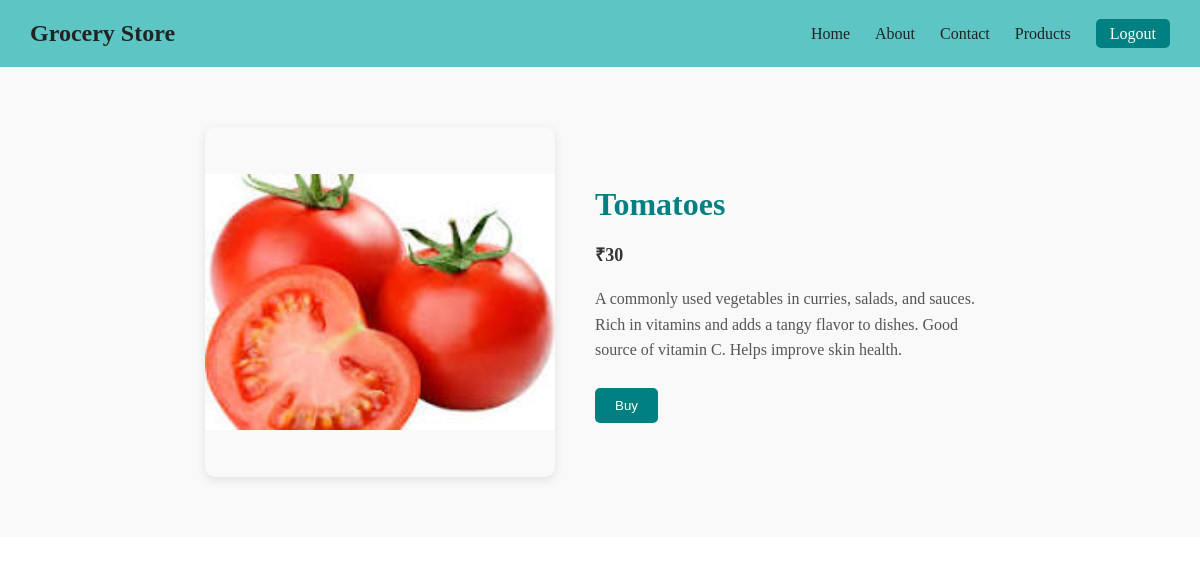
Page /productdetail/4 (signed in) on the committed database.
### app/models.py (models this page shows, shortened)
class products(models.Model):
    product_name=models.CharField(max_length=100)
    product_price=models.IntegerField()
    product_desc=models.TextField()
    product_image=models.ImageField()

### app/views.py (the view)
# urls.py: path('productdetail/<int:id>',views.productdetail,name='productdetail'),
@login_required
def productdetail(request,id):
    b=products.objects.get(id=id)
    return render(request,'productdetail.html',{'b':b})

### app/templates/productdetail.html (shortened to what this page needs)
{% extends 'base.html' %}
{% load static %}
{% block body %}
<div class="detail">
    <img src="{{ b.product_image.url }}">
    <div class="product">
        <h1>{{ b.product_name }}</h1>
        <p class="price">₹{{ b.product_price }}</p>
        <p>{{ b.product_desc }}</p>
<form action="{% url 'buy_product' b.id %}" method="post">
    <button type="submit">Buy</button>
</form>
    </div>
</div>
{% endblock %}

### app/templates/productdetail.html (style rules this page uses)
.detail { display: flex; justify-content: center; align-items: center; gap: 40px; padding: 60px 20px; flex-wrap: wrap; background: #f9f9f9; }
.detail img { width: 350px; height: 350px; object-fit: contain; border-radius: 10px; box-shadow: 0 3px 10px rgba(0, 0, 0, 0.1); }
.product { max-width: 400px; }
.product h1 { color: #008080; margin-bottom: 10px; }
.product p { color: #555; line-height: 1.6; margin-bottom: 10px; }
.product .price { font-size: 18px; font-weight: bold; color: #333; }
.product button { margin-top: 15px; background-color: #008080; color: white; padding: 10px 20px; border: none; border-radius: 5px; cursor: pointer; transition: 0.3s; }

### rows in the picture
products: product_image (picture), product_name "Tomatoes", product_price "30", product_desc "A commonly used vegetables in curries, salads, and sauces. Rich in vitamins and adds a tangy flavor to dishes. Good source of vitamin C. Helps improve skin health."
